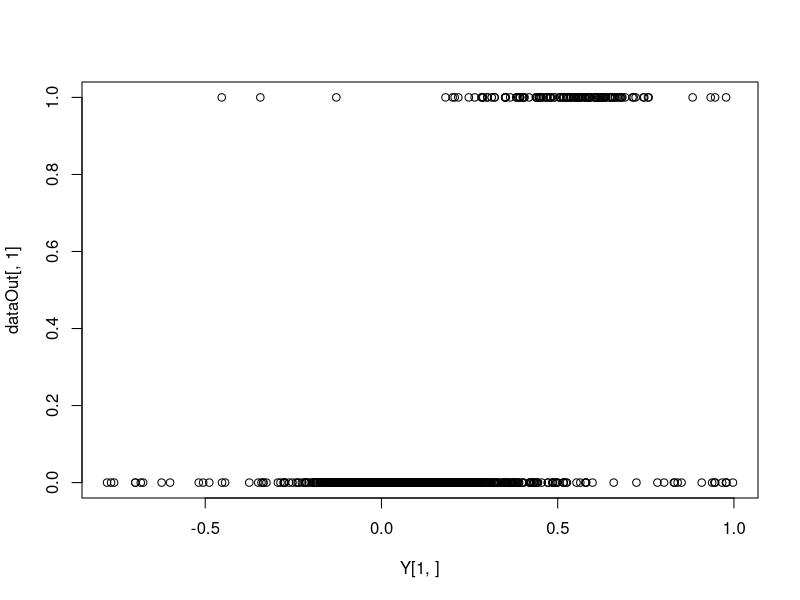
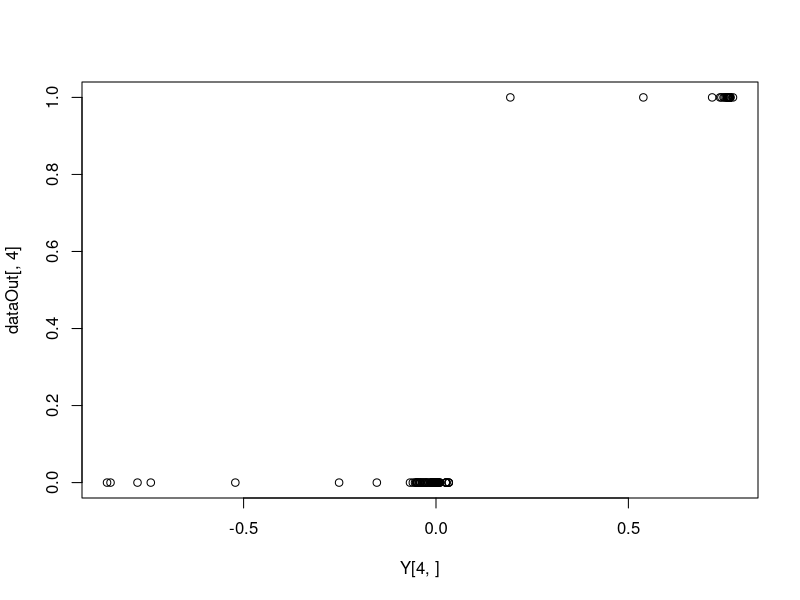
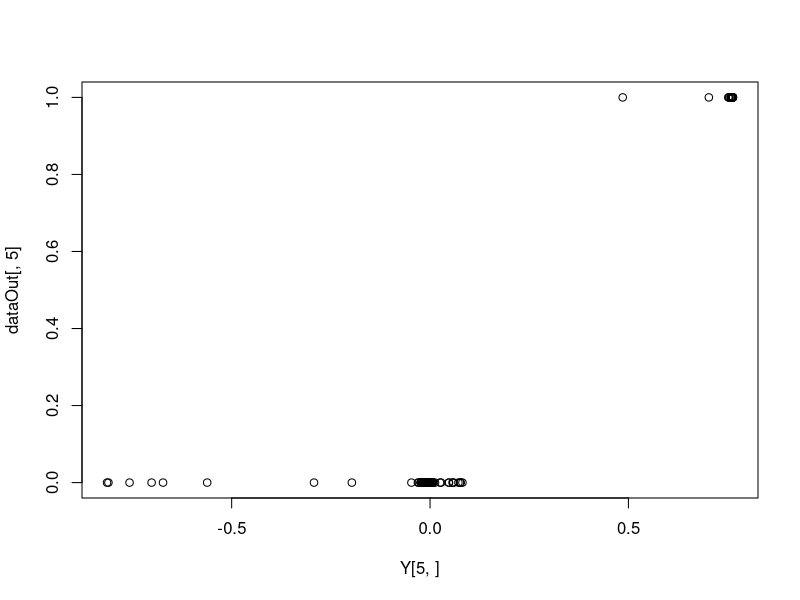
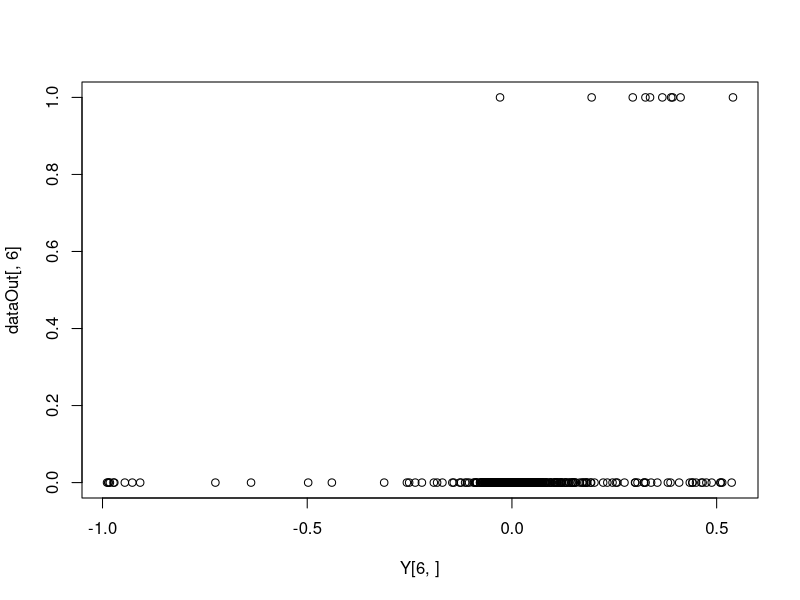

Source code (R) for these figures, in order: (Note: this script raises an error after producing the figures.)
### programmed by R. Dale, Jan. 2017
### built from the ESN demonstration code of
# Mantas Lukosevicius 2012, http://minds.jacobs-university.de/mantas

setwd('~/Dropbox/new.projects/multiModal/final-github/emergent-meaning')

seedRand = 100 # one shown in the paper
coefsTAll = c() # coefficients for topic, word, and sound across first 20 PCA components
coefsWAll = c()
coefsSAll = c()

# FOR LOOP FOR 100 SIMULATIONS
#for (seedRand in c(round(runif(100)*1000),100)) { # so that figures reflect seed 100 (in paper)
# 
print(seedRand)
set.seed(seedRand)

data = read.table('data/node_activations.data',sep=',',skip=2)$V1 # uses sentgen output based on logic of convo (topics, words, phonemes)

dataIn = matrix(0,length(data),6)
dataIn[1:length(data)+(data[1:length(data)]-1)*length(data)] = 1
dataOut = dataIn[2:nrow(dataIn),] # it's prediction (then generation), so take one off
dataIn = dataIn[1:(nrow(dataIn)-1),] 

######
# generate the ESN reservoir 
inSize = 6 # 5 "phonemes" and one "end of turn" marker
outSize = 6
resSize = 500
a = 0.3 # leaking rate
l = length(data)-1 # since it's prediction, take one off

Win = matrix(runif(resSize*(1+inSize),-0.5,0.5),resSize) # input to reservoir
W = matrix(runif(resSize*resSize,-0.5,0.5),resSize) # reservoir recurrent connections
rhoW = abs(eigen(W,only.values=TRUE)$values[1]) # singular values of echo state W
W = W * 1.25 / rhoW # set spectral radius of 1 to ensure ES property (Jaeger, 2007)

X = matrix(0,1+inSize+resSize,l) # collect activations on reservoir + input + "on" state
Yt = dataOut[1:l,] # desired output

# run the reservoir with the data and collect X
x = rep(0,resSize)
for (t in 1:(l-1)){
  u = t(dataIn[t,])
  x = (1-a)*x + a*tanh( Win %*% c(1,u) + W %*% x )
  X[,t] = c(1,u,x)
}

# train the output
reg = 1e-8  # regularization coefficient
X_T = t(X)
Wout = t(Yt) %*% X_T %*% solve( X %*% X_T + reg*diag(1+inSize+resSize) )

# let's see how it does
Y = matrix(0,outSize,l)
for (t in 1:l){
  u = dataIn[t,]  
  x = (1-a)*x + a*tanh( Win %*% c(1,u) + W %*% x)
  y = tanh(Wout %*% c(1,u,x))
  Y[,t] = y
}

plot(Y[1,],dataOut[,1]) # predicting topic 1 only phoneme
plot(Y[4,],dataOut[,4]) # consistent phoneme (both topics)
plot(Y[5,],dataOut[,5]) # predicting topic 2 only phoneme
plot(Y[6,],dataOut[,6]) # predicting final word; should be hardest

###
### let's get the well-known test set, going from t1 to t2
data = read.table('data/node_activations_test.data',sep=',',skip=2) # uses sentgen output based on logic of convo (topics, words, phonemes)
words = data$V3 # see data file
topics = data$V2

data = data$V1

dataIn = matrix(0,length(data),6)
dataIn[1:length(data)+(data[1:length(data)]-1)*length(data)] = 1
dataOut = dataIn[2:nrow(dataIn),] # it's prediction (then generation), so take one off
dataIn = dataIn[1:(nrow(dataIn)-1),] 
l = dim(dataIn)[1]

# let's see how it moves between "topic spaces" in test set
Y = matrix(0,outSize,l)
xs = c()
for (t in 1:l){
  u = dataIn[t,]  
  x = (1-a)*x + a*tanh( Win %*% c(1,u) + W %*% x)
  xs = cbind(xs,x)
  y = tanh(Wout %*% c(1,u,x))
  Y[,t] = y
}

xsp = prcomp(t(xs)) # find components in activation space used to separate solutions

# find best predicting components for TOPIC
rsqs = c()
for (i in 1:min(resSize,l)) {
  rsqs = c(rsqs,summary(lm(topics[2:(l+1)]==1~xsp$x[,i]))$r.squared)
}
d1 = sort(rsqs,index=T,decreasing=T)$ix[1]
d2 = sort(rsqs,index=T,decreasing=T)$ix[2]

convLabels = c("a","b")
labSeq = convLabels[topics]

#pdf(file="figures/convo_topic_transitions.pdf",height=6,width=5)
plotDat = xsp$x
plot(plotDat[,d1],plotDat[,d2],type='b',pch=dataOut+1,col='gray',main='Topic-Predictive Components',
     xlab=paste('Principal Component',d1),ylab=paste('Principal Component',d2))
points(plotDat[1,d1],plotDat[1,d2],type='p',cex=1.5,pch=15,col='green')
points(plotDat[l,d1],plotDat[l,d2],type='p',cex=1.5,pch=15,col='red')
choiceIxes = seq(from=cycleTime,to=nrow(plotDat),by=cycleTime)
text(plotDat[,d1],plotDat[,d2],lab=labSeq[2:(l+1)],cex=1)
#dev.off()
td1 = d1 # save for later

# find the best components for WORD 1 vs. 2&3
rsqs = c()
for (i in 1:min(resSize,l)) {
  rsqs = c(rsqs,summary(lm(words[2:(l+1)]==1~xsp$x[,i]))$r.squared)
}
d1 = sort(rsqs,index=T,decreasing=T)$ix[1]
d2 = sort(rsqs,index=T,decreasing=T)$ix[2]

plotDat = xsp$x
plot(plotDat[,d1],plotDat[,d2],type='b',pch=13,cex=.5,col='gray',
     xlab=paste('Principal Component',d1),ylab=paste('Principal Component',d2))
points(plotDat[1,d1],plotDat[1,d2],type='p',cex=1.5,pch=15,col='green')
choiceIxes = seq(from=cycleTime,to=nrow(plotDat),by=cycleTime)
text(plotDat[,d1],plotDat[,d2],lab=words[2:(l+1)],cex=1)
if (d1==td1) {
  wd1 = d2
} else {
  wd1 = d1
}

convLabels = c("i","ii","iii")
labSeq = convLabels[words]

#pdf(file="figures/convo_word_and_topic_transitions.pdf",height=6,width=5)
plotDat = xsp$x
plot(plotDat[,td1],plotDat[,wd1],type='b',pch=13,cex=.5,col='gray',main='Topic x Word Component',
     xlab=paste('Topic Principal Component',td1),ylab=paste('Word Principal Component',wd1))
points(plotDat[1,td1],plotDat[1,wd1],type='p',cex=1.5,pch=15,col='green')
points(plotDat[l,td1],plotDat[l,wd1],type='p',cex=1.5,pch=15,col='red')
choiceIxes = seq(from=cycleTime,to=nrow(plotDat),by=cycleTime)
text(plotDat[,td1],plotDat[,wd1],lab=labSeq[2:(l+1)],cex=1)
#dev.off()

coefsT = c() # coefficients for topic, word, and sound across first 20 PCA components
coefsW = c()
coefsS = c()
for (i in 1:20) {
  # predict then get factor coefficient
  coefsT = c(coefsT,summary(lm(plotDat[,i]~as.factor(topics[2:(l+1)])))$r.sq)
  coefsW = c(coefsW,summary(lm(plotDat[,i]~as.factor(words[2:(l+1)])))$r.sq)
  coefsS = c(coefsS,summary(lm(plotDat[,i]~as.factor(data[2:(l+1)])))$r.sq)
}
# plot 'em together
#pdf(file="figures/pcs_by_predictors.pdf",height=6,width=5)
plot(abs(coefsT),lwd=3,col='gray',type='o',xlab='Principal Component',ylab='R-Squared',ylim=c(0,1))
#text(4,2,'topics',col='gray',cex=1.5)
points(abs(coefsW),lwd=3,col=rgb(.5,.5,.5),type='o')
#text(5.2,1.2,'words',col=rgb(.5,.5,.5),cex=1.5)
points(abs(coefsS),lwd=3,col='black',type='o')
#text(10,.4,'sounds',col='black',cex=1.5)
#dev.off()

coefsTAll = rbind(coefsTAll,coefsT)
coefsWAll = rbind(coefsWAll,coefsW)
coefsSAll = rbind(coefsSAll,coefsS)

# FOR LOOP FOR 100 SIMULATIONS
#} # for the seed for loop; comment if doing one seed

# FOR LOOP FOR 100 SIMULATIONS
# if running seed loop, let's do all
#pdf(file="figures/pcs_by_predictors_ALL.pdf",height=6,width=5)
#plot(colMeans(coefsTAll),lwd=3,col='gray',type='o',xlab='Principal Component',ylab='R-Squared')
#text(4,2,'topics',col='gray',cex=1.5)
#points(colMeans(coefsWAll),lwd=3,col=rgb(.5,.5,.5),type='o')
#text(5.2,1.2,'words',col=rgb(.5,.5,.5),cex=1.5)
#points(colMeans(coefsSAll),lwd=3,col='black',type='o')
#text(10,.4,'sounds',col='black',cex=1.5)
#dev.off()

# FOR LOOP FOR 100 SIMULATIONS
#pdf(file="figures/pcs_by_predictors_ALL.pdf",height=4,width=8)
# par(mfrow=c(1,3))
# for (i in 1:100) {
#   if (i==1) {
#     plot(coefsTAll[i,],col='gray',xlab='Principal Component',ylab='R-Squared',main='Topics',ylim=c(0,.8))
#   } else {
#     points(coefsTAll[i,],col='gray')
#   }  
# }
# for (i in 1:100) {
#   if (i==1) {
#     plot(coefsWAll[i,],col=rgb(.5,.5,.5),xlab='Principal Component',ylab='R-Squared',main='Words',ylim=c(0,.8))
#   } else {
#     points(coefsWAll[i,],col=rgb(.5,.5,.5))
#   }  
# }
# for (i in 1:100) {
#   if (i==1) {
#     plot(coefsSAll[i,],col='black',xlab='Principal Component',ylab='R-Squared',main='Sounds',ylim=c(0,.8))
#   } else {
#     points(coefsSAll[i,],col='black')
#   }  
# }
#dev.off()




